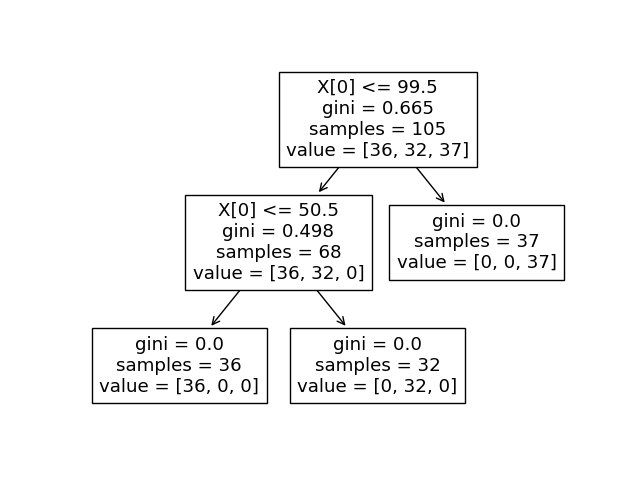

This chart was generated by the following Python code:
import pandas as pd
from sklearn.tree import DecisionTreeClassifier
from sklearn.model_selection import train_test_split
from sklearn import metrics
from sklearn import preprocessing
from sklearn import tree
import matplotlib.pyplot as plt

col_names = ['Id', 'SepalLengthCm', 'SepalWidthCm', 'PetalLengthCm', 'PetalWidthCm', 'Species']
Iris = pd.read_csv("Iris.csv",)
Iris['Species'].unique()
label_encoder = preprocessing.LabelEncoder()
Iris['Species']=label_encoder.fit_transform(Iris['Species'])
Iris['Species'].unique()

print(Iris)
feature_cols = ['Id', 'SepalLengthCm', 'SepalWidthCm', 'PetalLengthCm', 'PetalWidthCm']
x = Iris[feature_cols]
y = Iris.Species

x_train, x_test, y_train, y_test = train_test_split(x,y,test_size=0.3, random_state=1)
clf = DecisionTreeClassifier().fit(x_train,y_train)
y_pred = clf.predict(x_test)
print("Accuracy:",metrics.accuracy_score(y_test,y_pred))
tree.plot_tree(clf)
plt.show()
